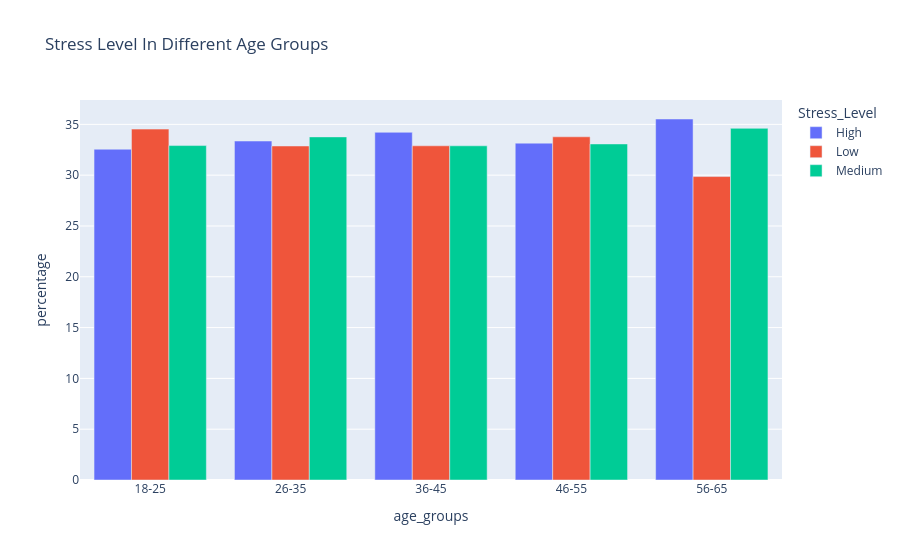

Here is the notebook cell this chart was saved with:
### Code cell
fig=px.bar(df_stressage, x='age_groups', y='percentage', color='Stress_Level', barmode='group', title='Stress Level In Different Age Groups')
fig.show()

### Figure 1 — Plotly figure (JSON) as saved in the notebook; plotly's stock layout.template omitted (floating-point values rounded to 4 significant figures)
{"data": [{"alignmentgroup": "True", "hovertemplate": "Stress_Level=High<br>age_groups=%{x}<br>percentage=%{y}<extra></extra>", "legendgroup": "High", "marker": {"color": "#636efa", "pattern": {"shape": ""}}, "name": "High", "offsetgroup": "High", "orientation": "v", "showlegend": true, "textposition": "auto", "type": "bar", "x": ["18-25", "26-35", "36-45", "46-55", "56-65"], "xaxis": "x", "y": [32.55, 33.36, 34.22, 33.15, 35.53], "yaxis": "y"}, {"alignmentgroup": "True", "hovertemplate": "Stress_Level=Low<br>age_groups=%{x}<br>percentage=%{y}<extra></extra>", "legendgroup": "Low", "marker": {"color": "#EF553B", "pattern": {"shape": ""}}, "name": "Low", "offsetgroup": "Low", "orientation": "v", "showlegend": true, "textposition": "auto", "type": "bar", "x": ["18-25", "26-35", "36-45", "46-55", "56-65"], "xaxis": "x", "y": [34.53, 32.87, 32.89, 33.78, 29.86], "yaxis": "y"}, {"alignmentgroup": "True", "hovertemplate": "Stress_Level=Medium<br>age_groups=%{x}<br>percentage=%{y}<extra></extra>", "legendgroup": "Medium", "marker": {"color": "#00cc96", "pattern": {"shape": ""}}, "name": "Medium", "offsetgroup": "Medium", "orientation": "v", "showlegend": true, "textposition": "auto", "type": "bar", "x": ["18-25", "26-35", "36-45", "46-55", "56-65"], "xaxis": "x", "y": [32.91, 33.77, 32.89, 33.07, 34.61], "yaxis": "y"}], "layout": {"barmode": "group", "legend": {"title": {"text": "Stress_Level"}, "tracegroupgap": 0}, "title": {"text": "Stress Level In Different Age Groups"}, "xaxis": {"anchor": "y", "domain": [0, 1], "title": {"text": "age_groups"}}, "yaxis": {"anchor": "x", "domain": [0, 1], "title": {"text": "percentage"}}}}
